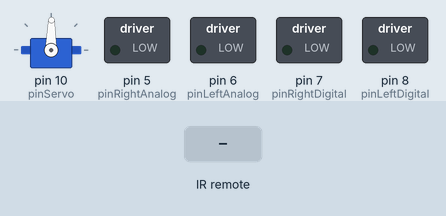
Recording of a sketch running on a simulated Arduino Uno, built with avr-gcc and run on an emulated ATmega328P. Shown: servo, switched loads named in the sketch (green lamp = pin HIGH). The inputs (shaded band) are chosen by the test bench. What the sketch prints to the serial monitor is not drawn.

Above: at 1.2 s.
1.3 s: infrared code 0xFF629D received
At 2.0 s:
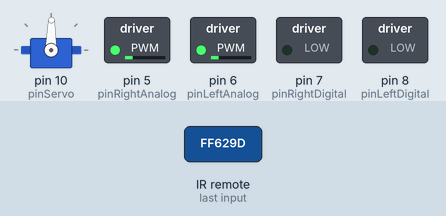
2.8 s: infrared code 0xFFA857 received
At 3.1 s:
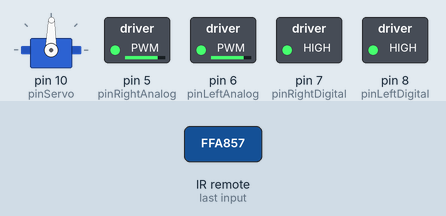
4.3 s: infrared code 0xFF22DD received
At 5.5 s:
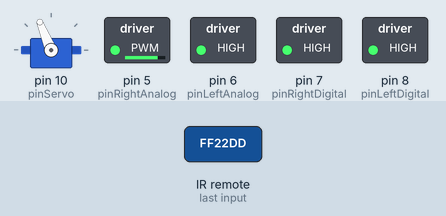
5.8 s: infrared code 0xFFFFFFFF received
At 6.7 s:
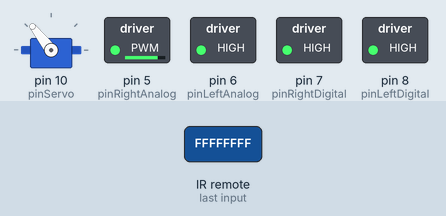
7.3 s: infrared code 0xFF629D received
At 7.8 s:
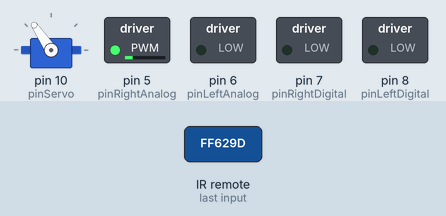
8.8 s: infrared code 0xFFC23D received
At 10.1 s:
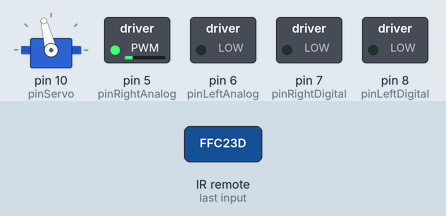
Timing chart, 0 to 11.3 s (numbered marks = the images above; inputs shaded):
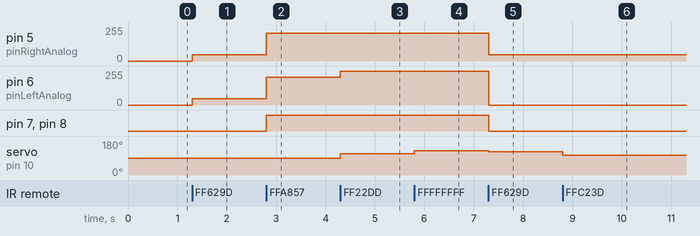

The sketch:

MotorAB2.ino
```cpp
#include <IRremote.h>
#include <IRremoteInt.h>
#include <Servo.h>


signed long speed = 0;
signed short int dir   = 1;

const unsigned int RECV_PIN = 12; //define input pin on Arduino
const unsigned int pinLeftDigital =  8;
const unsigned int pinRightDigital =  7;
const unsigned int pinLeftAnalog  =  6;
const unsigned int pinRightAnalog  = 5;

const unsigned int pinServo = 10;

const signed int STEP = 0x20;
const unsigned int breakStep = 0x20;

const unsigned int MIN  = 0x2F;
const unsigned int MAX  = 0xFF;

const unsigned long UP = 0xff629d;
const unsigned long DOWN = 0xffa857;
const unsigned long OK = 0xff02fd;
const unsigned long LEFT = 0xff22dd;
const unsigned long RIGHT = 0xffc23d;
const unsigned long KEEP = 0xffffffff;
const unsigned long KEY1 = 0xff6897;
const unsigned long KEY2 = 0xff9867;
const unsigned long KEY3 = 0xffb04f;
const unsigned long KEY4 = 0xff30cf;
const unsigned long KEY5 = 0xff18e7;
const unsigned long KEY6 = 0xff7a85;
const unsigned long KEY7 = 0xff10ef;
const unsigned long KEY9 = 0xff5aa5;


unsigned int breakRight = 0;
unsigned int breakLeft = 0;

signed int wheelExtra = 0;

int oldDelta=0;
unsigned long oldKey = 0;

IRrecv irrecv(RECV_PIN);
decode_results results;

Servo myservo;  // create servo object to control a servo
                // twelve servo objects can be created on most boards

const unsigned int straightServo = 89;
int posServo = straightServo;    // variable to store the servo position

unsigned long servoStarted = 5;
int oldServo = 0;

void setup()
{
  Serial.begin(9600);
  irrecv.enableIRIn(); // Start the receiver
  pinMode(pinLeftDigital, OUTPUT);
  pinMode(pinLeftAnalog, OUTPUT);
  analogWrite(pinLeftDigital, 0);
  analogWrite(pinLeftAnalog, 0);
  pinMode (pinRightDigital, OUTPUT);
  pinMode (pinRightAnalog, OUTPUT);
  myservo.attach(pinServo);  // attaches the servo on pinServo to the servo object
  servoStarted=millis()+1;
  myservo.write(posServo);
  // Serial.print("Setup Servo Started:");Serial.println(servoStarted);
}

void evalKey(const unsigned long key){
  short int delta = 0;
  short int keep = 0;
  oldServo=posServo;
    switch(key){

      case KEEP:
        //Serial.print("KEEP");Serial.println(oldDelta, DEC);
        evalKey(oldKey);
        return;
        break;
      case OK:
        delta = 0;
        //Serial.println("oldDelta=0");
        oldDelta=0;
        keep = 0;
        breakLeft=0;
        breakRight=0;
        posServo=straightServo;
        break;

      case LEFT:
        keep=1;
        delta=0;
        if(breakRight == 0){
          if(breakLeft < speed && breakLeft < MAX-breakStep){
            breakLeft += breakStep;
          }
        }
        else{
          if(breakRight > breakStep){
            breakRight -= breakStep;
          }
          else{
            breakRight = 0;
          }
        }
        //Serial.print("LEFT:");Serial.print(breakLeft, HEX);Serial.print(breakRight, HEX);

        break;

      case RIGHT:
        keep=1;
        delta=0;
        if(breakLeft == 0){
          //Serial.print("breakRight = ");Serial.print(breakRight,HEX);Serial.print("breakStep = ");Serial.println(breakStep,HEX);
          if(breakRight < speed && breakRight < MAX-breakStep){
            breakRight += breakStep;
            //Serial.println("increased breakRight");
          }
        }
        else{
          if(breakLeft > breakStep){
            breakLeft -= breakStep;
          }
          else{
            breakLeft = 0;
          }
        }
        //Serial.print("RIGHT:");Serial.print(breakLeft, HEX);Serial.print(breakRight, HEX);
        break;

      case UP:
        delta = 1;
        oldDelta=delta;
        keep = 1;
        break;
      case DOWN:
        delta = -1;
        oldDelta=delta;
        keep = 1;
        break;
      case KEY6:
        wheelExtra = -2;
        keep=1;
        break;
      case KEY4:
        wheelExtra = +2;
        keep=1;
        break;
      case KEY5:
        wheelExtra=0;
        keep=1;
        break;
      default:
        Serial.print("?");Serial.println(key,HEX);
       return;
    }
    if(key != KEEP){
      oldKey = key;
    }
    //Serial.print(" dir = ");Serial.print(dir, DEC);Serial.print(" speed = ");Serial.print(speed, HEX); Serial.print(" keep = ");Serial.print(keep);Serial.print(" delta=");Serial.print(delta);
    //Serial.println();
    if(delta != 0){
      oldDelta = delta;
    }
    float alpha=0;

    if(wheelExtra < -35){
      wheelExtra = -35;
    }
    if(wheelExtra > 35){
      wheelExtra = 35;
    }

    Serial.print("wheelExtra=");Serial.print(wheelExtra);
    if(breakRight > 0){
      alpha = -((float)breakRight*3 + (float) speed)*9.5 / (10+speed);
      if(breakRight==speed ){
        alpha = -35;
      }
    }
    if(breakLeft > 0 ){
      alpha = ((float)breakLeft*3 + (float) speed)*9.5 / (10+speed);
      if(breakLeft==speed){
        alpha=35;
      }
    }
    if(breakLeft==0 && breakRight==0){
      alpha = 0;
    }
    posServo = straightServo + alpha + wheelExtra;
    if(posServo>130){
      posServo = 130;
    }
    if(posServo < 50){
      posServo = 50;
    }

    if(posServo != oldServo && posServo > 0 && posServo < 180){
      //Serial.print("posServo = ");Serial.print(posServo);
      //Serial.print(" breakLeft=");Serial.print(breakLeft,HEX);
      //Serial.print(" breakRight=");Serial.println(breakRight,HEX);
      myservo.attach(pinServo);
      myservo.write(posServo);
      servoStarted = millis();
    }

    speed = (signed long)speed*(signed long)keep + (signed long)delta*(signed long)STEP*(signed long)dir;
    //Serial.print(" new speed = ");Serial.print(speed, HEX);
    //Serial.println();

    if(speed > MAX){
      speed = MAX;
    }
    if(speed < MIN && delta != 0){
      dir = delta;
      speed = MIN;
    }
    if(speed < 0){
      speed = -speed;
      dir = -dir;
    }
    if(0 < speed && speed < MIN){
      speed = MIN;
    }
    //Serial.print(" dir = ");Serial.print(dir, DEC);Serial.print(" speed = ");Serial.println(speed, HEX);

    unsigned short speedLeft=speed;
    unsigned short speedRight=speed;

    if(breakLeft > 0){
      if(breakLeft > speedLeft){
        breakLeft = speedLeft;
      }
      if(speedLeft - breakLeft < MIN){
        speedLeft = 0;
      }
      else{
        speedLeft -= breakLeft;
      }
    }

    if(breakRight > 0){
      if(breakRight > speedLeft){
        breakRight = speedRight;
      }
      if(speedRight - breakRight < MIN){
        speedRight = 0;
      }
      else{
        speedRight -= breakRight;
      }
    }
    //Serial.print("speed = ");Serial.println(speed);
    //Serial.print("speedLeft = ");Serial.print(speedLeft);Serial.print(" breakLeft=");Serial.println(breakLeft);
    //Serial.print("speedRight = ");Serial.print(speedRight);Serial.print(" breakRight=");Serial.println(breakRight);

    if(dir > 0){
      analogWrite(pinLeftAnalog, speedLeft);
      analogWrite(pinRightAnalog, speedRight);
      digitalWrite(pinLeftDigital, LOW);
      digitalWrite(pinRightDigital, LOW);
      //Serial.println("low");
    }
    else{
      analogWrite(pinLeftAnalog, 0xff-speedLeft);
      analogWrite(pinRightAnalog, 0xff-speedRight);
      digitalWrite(pinLeftDigital, HIGH);
      digitalWrite(pinRightDigital, HIGH);
      //Serial.println("high");
    }
}

void loop() {

  if(servoStarted > 0 && millis()> 1500 && millis() - servoStarted > 1500){
    myservo.detach();
    servoStarted = 0;
  }
  if (irrecv.decode(&results)) {
    // ff629d = UP
    // ffa857 = down
    // ff22dd = left
    // ffc23d = right
    // ff02fd = OK
    evalKey(results.value);
    irrecv.resume(); // Receive the next value
  }
}
```

Measured:
- after the input at 1.3 s, pin 5 (pinRightAnalog), pin 6 (pinLeftAnalog): 0/255 → 47/255 at once
- after the input at 2.8 s, pin 5 (pinRightAnalog), pin 6 (pinLeftAnalog): 47/255 → 208/255 at once; pin 7 (pinRightDigital), pin 8 (pinLeftDigital): LOW → HIGH at once
- after the input at 4.3 s, pin 6 (pinLeftAnalog): 208/255 → 255/255 at once; servo on pin 10 (pinServo): 89° → 112° at once
- after the input at 5.8 s, servo on pin 10 (pinServo): 112° → 128° at once
- after the input at 7.3 s, pin 5 (pinRightAnalog): 208/255 → 47/255 at once; pin 6 (pinLeftAnalog): 255/255 → 0/255 at once; pin 7 (pinRightDigital), pin 8 (pinLeftDigital): HIGH → LOW at once; servo on pin 10 (pinServo): 128° → 124° at once
- after the input at 8.8 s, servo on pin 10 (pinServo): 124° → 104° at once
